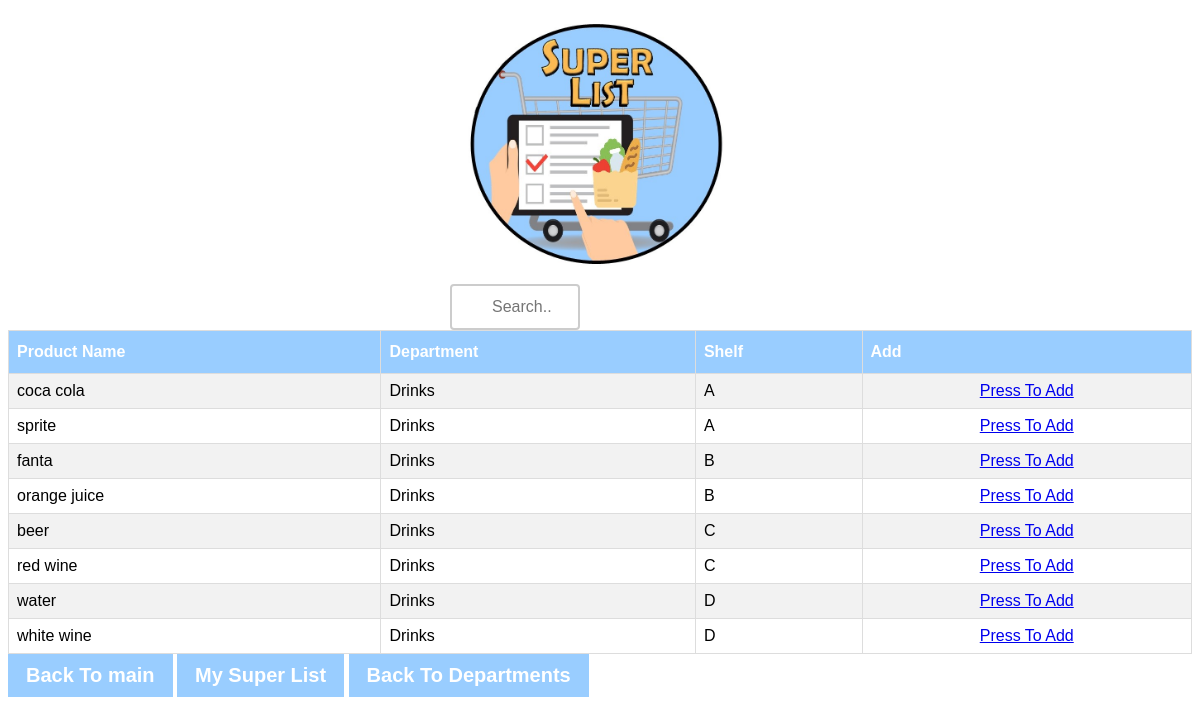
Page /allproductsmenu/Drinks on the committed database.
### tables this page shows
CREATE TABLE allproducts( product TEXT ,locationname TEXT ,locationnum INTEGER    NOT NULL ,shelf TEXT );

### app6.py (the view)
@app.route("/allproductsmenu/<department>", methods = ["GET"])
def choose_department(department):
    if request.method == 'GET':
        data = allproducts.get_products(department)
        search = ""
        try:
            search = request.args.get("search")
        except:
            print("Wasn't Found")
        if search != None:
            data = allproducts.get_products(search)
        return render_template("allproducts.html", data=data)

### DataBase.py (called while the page is built)
    def creat_product(self,data, pname, pclass, shelf):
        product = {
            'pname': pname,
            'pclass': pclass,
            'shelf': shelf
        }
        data.append(product)
        return data

    def get_products(self, location):
        conn = sqlite3.connect('Super_List_Data_Base.db')
        strsql = "SELECT * from " + self.__tablename + ";"
        print(strsql)
        cursor = conn.execute(strsql)
        productlist = ["", "Fruits and Vegetables", "Drinks", "Meat, Chicken and Fish", "Bread", "Milk, Cheese and Eggs","Snacks"]
        list =[]
        if not location:
            for row in cursor:
                list = self.creat_product(list, row[0], row[1], row[3])
        elif location not in productlist:
            for row in cursor:
                if row[0] == location:
                    list = self.creat_product(list, row[0], row[1], row[3])
        else:
            for row in cursor:
                if row[1] == location:
                    list = self.creat_product(list, row[0], row[1], row[3])
        return list

### templates/allproducts.html (shortened to what this page needs)
<!DOCTYPE html>
<html lang="en">
<head>
</head>
<body>
    <div class="imgcontainer">
        <img src="../static\project logo2.jpg" alt="Logo" class="logo">
    </div>
<form style="margin:auto;max-width:300px">
    <input type="text" placeholder="Search.." name="search">
</form>
<table id="productlist">
  <tr>
      <th>Product Name</th>
      <th>Department</th>
      <th>Shelf</th>
      <th>Add</th>
  </tr>
  {% for item in data %}
    <tr>
          <td>{{item.pname}}</td>
          <td>{{item.pclass}}</td>
          <td>{{item.shelf}}</td>
          <td style="text-align:center;"><a href ="/allproductsmenu/{{item.pclass}}/insert/{{item.pname}}">Press To Add</a></td>
    </tr>
  {% endfor %}
</table>
<button type="button" class="nextbutton" style="text-align:center;" onclick="location.href='/main'"><b>Back To main</b></button>
<button type="button" class="nextbutton" style="text-align:center;" onclick="location.href='/mysuperlist'"><b>My Super List</b></button>
<button type="button" class="nextbutton" style="text-align:center;" onclick="location.href='/allproductsmenu'"><b>Back To Departments</b></button>
</body>
</html>

### templates/allproducts.html (style rules this page uses)
body { font-family: Arial, Helvetica, sans-serif; }
#productlist { font-family: Arial, Helvetica, sans-serif; border-collapse: collapse; width: 100%; }
#productlist td, #productlist th { border: 1px solid #ddd; padding: 8px; }
#productlist tr:nth-child(even) { background-color: #f2f2f2; }
#productlist th { padding-top: 12px; padding-bottom: 12px; text-align: left; background-color: #99CDFF; color: white; }
button { background-color: #99CDFF; color: white; padding: 14px 20px; margin: 8px 0; border: none; cursor: pointer; width: 100%; }
.nextbutton { position: -webkit-sticky; position: sticky; bottom: 0; padding: 50px; font-size: 20px; width: auto; margin: 0 auto; padding: 10px 18px; background-color: #99CDFF; }
.imgcontainer { text-align: center; margin: 24px 0 12px 0; }
img.logo { width: 25%; border-radius: 30%; }
input[type=text] { width: 130px; box-sizing: border-box; border: 2px solid #ccc; border-radius: 4px; font-size: 16px; background-color: white; background-image: url('searchicon.png'); background-position: 10px 10px; background-repeat: no-repeat; padding: 12px 20px 12px 40px; -webkit-transition: width 0.4s ease-in-out; transition: width 0.4s ease-in-out; }

### rows in the picture
allproducts: pname "coca cola", pclass "Drinks", shelf "A"
allproducts: pname "sprite", pclass "Drinks", shelf "A"
allproducts: pname "fanta", pclass "Drinks", shelf "B"
allproducts: pname "orange juice", pclass "Drinks", shelf "B"
allproducts: pname "beer", pclass "Drinks", shelf "C"
allproducts: pname "red wine", pclass "Drinks", shelf "C"
allproducts: pname "water", pclass "Drinks", shelf "D"
allproducts: pname "white wine", pclass "Drinks", shelf "D"
